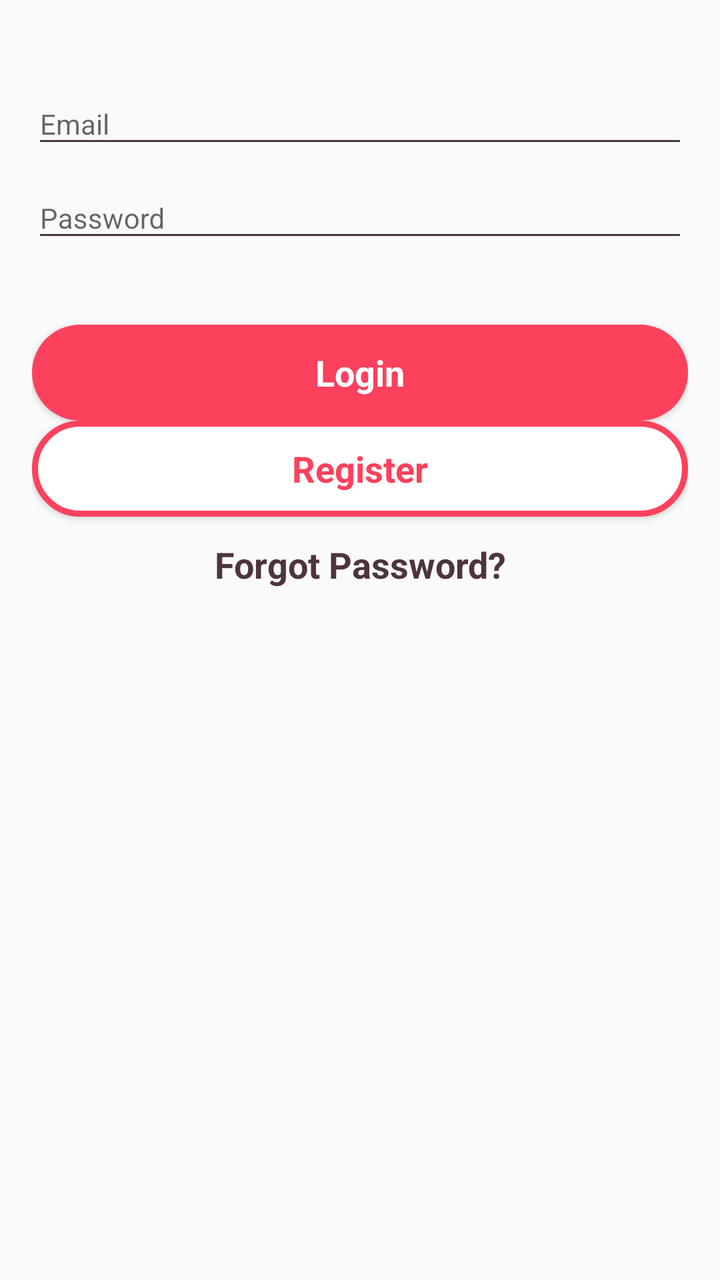
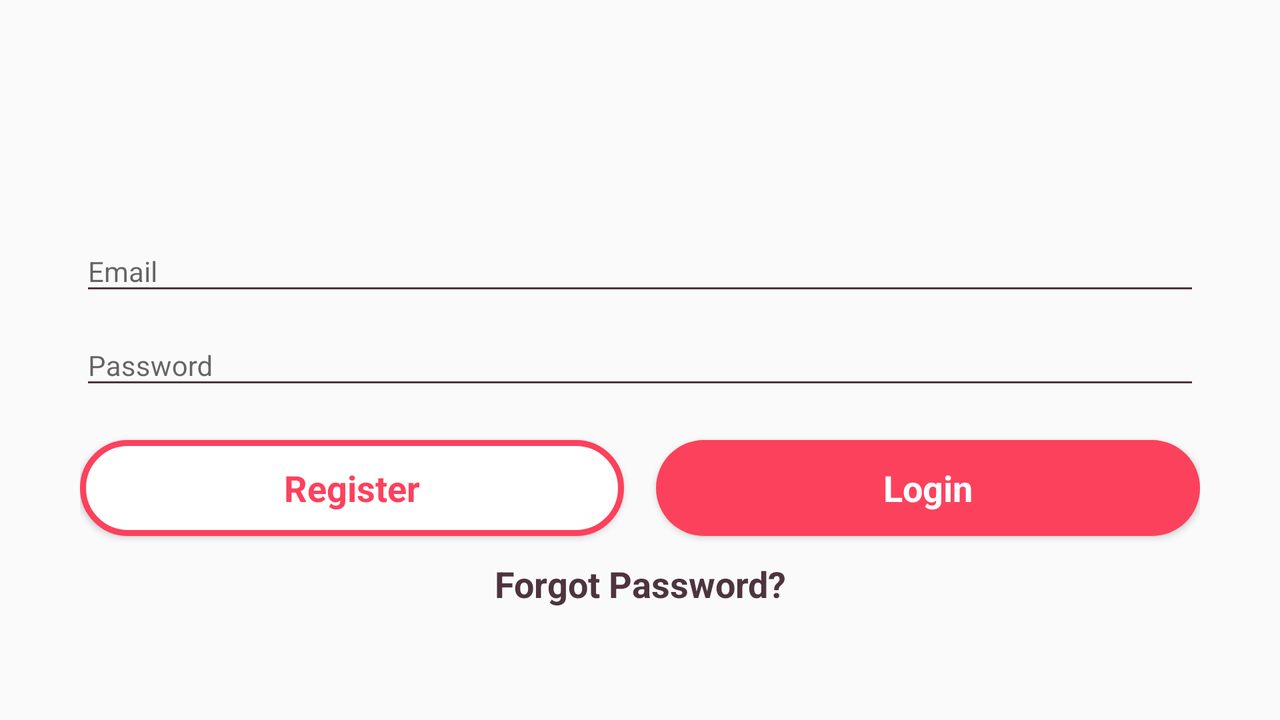

The same Android screen from two of the app's own layout files: first res/layout/ as a phone draws it, then the repository's variant for another configuration, drawn on a device whose configuration selects that folder. Both files follow.
<!-- AndroidManifest.xml: application theme AppTheme -->
<!-- res/layout/fragment_login.xml -->
<?xml version="1.0" encoding="utf-8"?>
<android.support.constraint.ConstraintLayout xmlns:android="http://schemas.android.com/apk/res/android"
                                             xmlns:app="http://schemas.android.com/apk/res-auto" xmlns:tools="http://schemas.android.com/tools" android:layout_width="match_parent"
                                             android:layout_height="match_parent"
                                             android:padding="@dimen/activity_horizontal_margin"
                                             android:gravity="center">

    <android.support.design.widget.TextInputLayout
        android:id="@+id/email_container"
        android:layout_width="0dp"
        android:layout_height="wrap_content"
        app:layout_constraintEnd_toEndOf="parent"
        app:layout_constraintStart_toStartOf="parent"
        app:layout_constraintTop_toTopOf="parent"
        android:layout_marginTop="@dimen/inter_section_vertical_margin">

        <EditText
            android:id="@+id/et_email"
            android:hint="@string/et_email_hint"
            android:imeOptions="actionNext"
            android:inputType="textEmailAddress"
            style="@style/AppTheme.EditText"
        />

    </android.support.design.widget.TextInputLayout>

    <android.support.design.widget.TextInputLayout
        android:id="@+id/password_container"
        app:layout_constraintEnd_toEndOf="@+id/email_container"
        app:layout_constraintStart_toStartOf="@+id/email_container"
        app:layout_constraintTop_toBottomOf="@+id/email_container"
        android:layout_marginTop="@dimen/inter_view_margin"
        android:layout_width="0dp"
        android:layout_height="wrap_content"
        app:errorEnabled="true">

        <EditText
            android:id="@+id/et_password"
            android:hint="@string/et_password_hint"
            android:imeActionLabel="@string/ime_action_label_login"
            android:inputType="textPassword"
            style="@style/AppTheme.EditText"
        />

    </android.support.design.widget.TextInputLayout>

    <Button
        android:id="@+id/btn_login"
        android:contentDescription="@string/btn_login_content_desc"
        app:layout_constraintEnd_toEndOf="@+id/email_container"
        app:layout_constraintStart_toStartOf="@+id/email_container"
        app:layout_constraintTop_toBottomOf="@+id/password_container"
        android:layout_marginTop="@dimen/inter_section_vertical_margin"
        android:text="@string/btn_login_text"
        style="@style/AppTheme.Button.Primary" />

    <Button
        android:id="@+id/btn_register"
        android:contentDescription="@string/btn_register_content_description"
        app:layout_constraintEnd_toEndOf="@+id/email_container"
        app:layout_constraintStart_toStartOf="@+id/email_container"
        app:layout_constraintTop_toBottomOf="@+id/btn_login"
        android:layout_marginTop="@dimen/inter_view_margin"
        android:text="@string/btn_register_text"
        style="@style/AppTheme.Button.Secondary"/>

    <Button
        android:id="@+id/btn_forgot_password"
        android:contentDescription="@string/btn_forgot_password_content_desc"
        app:layout_constraintEnd_toEndOf="@+id/email_container"
        app:layout_constraintStart_toStartOf="@+id/email_container"
        app:layout_constraintTop_toBottomOf="@+id/btn_register"
        android:layout_marginTop="@dimen/inter_view_margin"
        android:text="@string/btn_forgot_password_text"
        style="@style/AppTheme.Button.Transparent"/>
</android.support.constraint.ConstraintLayout>
<!-- resources referenced by this layout -->
<resources>
  <dimen name="activity_horizontal_margin">16dp</dimen>
  <dimen name="inter_section_vertical_margin">16dp</dimen>
  <string name="btn_forgot_password_content_desc" translatable="true">Forgot Password</string>
  <string name="btn_forgot_password_text" translatable="true">Forgot Password?</string>
  <string name="btn_login_content_desc" translatable="true">Login</string>
  <string name="btn_login_text" translatable="true">Login</string>
  <string name="btn_register_content_description" translatable="true">Register</string>
  <string name="btn_register_text" translatable="true">Register</string>
  <string name="et_email_hint" translatable="true">Email</string>
  <string name="et_password_hint" translatable="true">Password</string>
  <string name="ime_action_label_login" translatable="true">Login</string>
  <style name="AppTheme.Button.Primary">
          <item name="android:background">@drawable/drawable_primary_btn_background</item>
          <item name="android:textColor">@color/colorPrimaryTextInverse</item>
      </style>
  <style name="AppTheme.Button.Secondary">
          <item name="android:background">@drawable/drawable_secondary_btn_background</item>
          <item name="android:textColor">@color/colorPrimary</item>
      </style>
  <style name="AppTheme.Button.Transparent">
          <item name="android:background">@android:color/transparent</item>
          <item name="android:textColor">@color/colorAccent</item>
      </style>
  <style name="AppTheme.EditText">
          <item name="android:layout_width">match_parent</item>
          <item name="android:layout_height">wrap_content</item>
          <item name="android:backgroundTint">@color/colorAccent</item>
          <item name="android:maxLines">1</item>
          <item name="android:singleLine">true</item>
      </style>
  <style name="AppTheme" parent="Theme.AppCompat.Light.NoActionBar">
          
          <item name="colorPrimary">@color/colorPrimary</item>
          <item name="colorPrimaryDark">@color/colorPrimaryDark</item>
          <item name="colorAccent">@color/colorAccent</item>
      </style>
  <!-- drawable drawable_primary_btn_background (drawable) -->
  <?xml version="1.0" encoding="utf-8"?>
  <shape xmlns:android="http://schemas.android.com/apk/res/android">
      <solid android:color="@color/colorPrimary"/>
      <corners android:radius="@dimen/button_radius"/>
  </shape>
  <color name="colorPrimaryTextInverse">@android:color/white</color>
  <!-- drawable drawable_secondary_btn_background (drawable) -->
  <?xml version="1.0" encoding="utf-8"?>
  <shape xmlns:android="http://schemas.android.com/apk/res/android">
      <stroke android:color="@color/colorPrimary"
          android:width="3dp"/>
      <solid android:color="@color/background"/>
      <corners android:radius="@dimen/button_radius"/>
  </shape>
  <color name="colorPrimary">#FC415D</color>
  <color name="colorAccent">#4D343E</color>
  <color name="colorPrimaryDark">#f50428</color>
  <dimen name="button_radius">25dp</dimen>
  <color name="background">@android:color/white</color>
</resources>
<!-- res/layout-land/fragment_login.xml (the repository's variant of the layout above) -->
<!-- drawn on the phone turned sideways -->
<?xml version="1.0" encoding="utf-8"?>
<android.support.constraint.ConstraintLayout xmlns:android="http://schemas.android.com/apk/res/android"
                                             xmlns:app="http://schemas.android.com/apk/res-auto" xmlns:tools="http://schemas.android.com/tools" android:layout_width="match_parent"
                                             android:layout_height="match_parent"
                                             android:gravity="center"
                                             android:paddingStart="@dimen/login_fragment_horizontal_padding"
                                             android:paddingEnd="@dimen/login_fragment_horizontal_padding"
                                             android:paddingBottom="@dimen/login_fragment_vertical_padding"
>
    <android.support.design.widget.TextInputLayout
        android:id="@+id/email_container"
        android:layout_width="0dp"
        android:layout_height="wrap_content"
        app:layout_constraintEnd_toEndOf="parent"
        app:layout_constraintStart_toStartOf="parent"
        app:layout_constraintTop_toBottomOf="@id/guideline_horizontal">

        <EditText
            android:id="@+id/et_email"
            style="@style/AppTheme.EditText"
            android:hint="@string/et_email_hint"
            android:imeOptions="actionNext"
            android:inputType="textEmailAddress"
        />

    </android.support.design.widget.TextInputLayout>

    <android.support.design.widget.TextInputLayout
        android:id="@+id/password_container"
        android:layout_width="0dp"
        android:layout_height="wrap_content"
        android:layout_marginTop="@dimen/inter_view_margin"
        app:errorEnabled="true"
        app:layout_constraintEnd_toEndOf="@+id/email_container"
        app:layout_constraintStart_toStartOf="@+id/email_container"
        app:layout_constraintTop_toBottomOf="@+id/email_container">

        <EditText
            android:id="@+id/et_password"
            style="@style/AppTheme.EditText"
            android:hint="@string/et_password_hint"
            android:imeActionLabel="@string/ime_action_label_login"
            android:inputType="textPassword"
        />

    </android.support.design.widget.TextInputLayout>

    <Button
        android:id="@+id/btn_register"
        style="@style/AppTheme.Button.Secondary"
        android:layout_width="0dp"
        android:layout_marginEnd="8dp"
        android:contentDescription="@string/btn_register_content_description"
        android:text="@string/btn_register_text"
        app:layout_constraintStart_toStartOf="@+id/email_container"
        app:layout_constraintEnd_toEndOf="@id/guideline_vertical"
        app:layout_constraintTop_toBottomOf="@+id/password_container"/>

    <Button
        android:id="@+id/btn_login"
        style="@style/AppTheme.Button.Primary"
        android:layout_width="0dp"
        android:layout_marginStart="8dp"
        android:contentDescription="@string/btn_login_content_desc"
        android:text="@string/btn_login_text"
        app:layout_constraintEnd_toEndOf="@+id/email_container"
        app:layout_constraintStart_toEndOf="@id/guideline_vertical"
        app:layout_constraintTop_toBottomOf="@+id/password_container"/>

    <Button
        android:id="@+id/btn_forgot_password"
        style="@style/AppTheme.Button.Transparent"
        android:contentDescription="@string/btn_forgot_password_content_desc"
        android:text="@string/btn_forgot_password_text"
        app:layout_constraintEnd_toEndOf="@+id/email_container"
        app:layout_constraintStart_toStartOf="@+id/email_container"
        app:layout_constraintTop_toBottomOf="@+id/btn_register"/>

    <android.support.constraint.Guideline
        android:id="@+id/guideline_vertical"
        android:layout_width="wrap_content"
        android:layout_height="wrap_content"
        android:orientation="vertical"
        app:layout_constraintGuide_percent="0.5"/>

    <android.support.constraint.Guideline
        android:id="@+id/guideline_horizontal"
        android:layout_width="match_parent"
        android:layout_height="wrap_content"
        android:orientation="horizontal"
        app:layout_constraintGuide_percent="0.3"/>
</android.support.constraint.ConstraintLayout>
<!-- resources referenced by the variant -->
<!-- as the phone turned sideways resolves them -->
<resources>
  <!-- from res/values-land/ -->
  <dimen name="login_fragment_horizontal_padding">40dp</dimen>
  <!-- from res/values-land/ -->
  <dimen name="login_fragment_vertical_padding">8dp</dimen>
  <string name="btn_forgot_password_content_desc" translatable="true">Forgot Password</string>
  <string name="btn_forgot_password_text" translatable="true">Forgot Password?</string>
  <string name="btn_login_content_desc" translatable="true">Login</string>
  <string name="btn_login_text" translatable="true">Login</string>
  <string name="btn_register_content_description" translatable="true">Register</string>
  <string name="btn_register_text" translatable="true">Register</string>
  <string name="et_email_hint" translatable="true">Email</string>
  <string name="et_password_hint" translatable="true">Password</string>
  <string name="ime_action_label_login" translatable="true">Login</string>
  <style name="AppTheme.Button.Primary">
          <item name="android:background">@drawable/drawable_primary_btn_background</item>
          <item name="android:textColor">@color/colorPrimaryTextInverse</item>
      </style>
  <style name="AppTheme.Button.Secondary">
          <item name="android:background">@drawable/drawable_secondary_btn_background</item>
          <item name="android:textColor">@color/colorPrimary</item>
      </style>
  <style name="AppTheme.Button.Transparent">
          <item name="android:background">@android:color/transparent</item>
          <item name="android:textColor">@color/colorAccent</item>
      </style>
  <style name="AppTheme.EditText">
          <item name="android:layout_width">match_parent</item>
          <item name="android:layout_height">wrap_content</item>
          <item name="android:backgroundTint">@color/colorAccent</item>
          <item name="android:maxLines">1</item>
          <item name="android:singleLine">true</item>
      </style>
  <style name="AppTheme" parent="Theme.AppCompat.Light.NoActionBar">
          
          <item name="colorPrimary">@color/colorPrimary</item>
          <item name="colorPrimaryDark">@color/colorPrimaryDark</item>
          <item name="colorAccent">@color/colorAccent</item>
      </style>
  <!-- drawable drawable_primary_btn_background (drawable) -->
  <?xml version="1.0" encoding="utf-8"?>
  <shape xmlns:android="http://schemas.android.com/apk/res/android">
      <solid android:color="@color/colorPrimary"/>
      <corners android:radius="@dimen/button_radius"/>
  </shape>
  <color name="colorPrimaryTextInverse">@android:color/white</color>
  <!-- drawable drawable_secondary_btn_background (drawable) -->
  <?xml version="1.0" encoding="utf-8"?>
  <shape xmlns:android="http://schemas.android.com/apk/res/android">
      <stroke android:color="@color/colorPrimary"
          android:width="3dp"/>
      <solid android:color="@color/background"/>
      <corners android:radius="@dimen/button_radius"/>
  </shape>
  <color name="colorPrimary">#FC415D</color>
  <color name="colorAccent">#4D343E</color>
  <color name="colorPrimaryDark">#f50428</color>
  <dimen name="button_radius">25dp</dimen>
  <color name="background">@android:color/white</color>
</resources>
